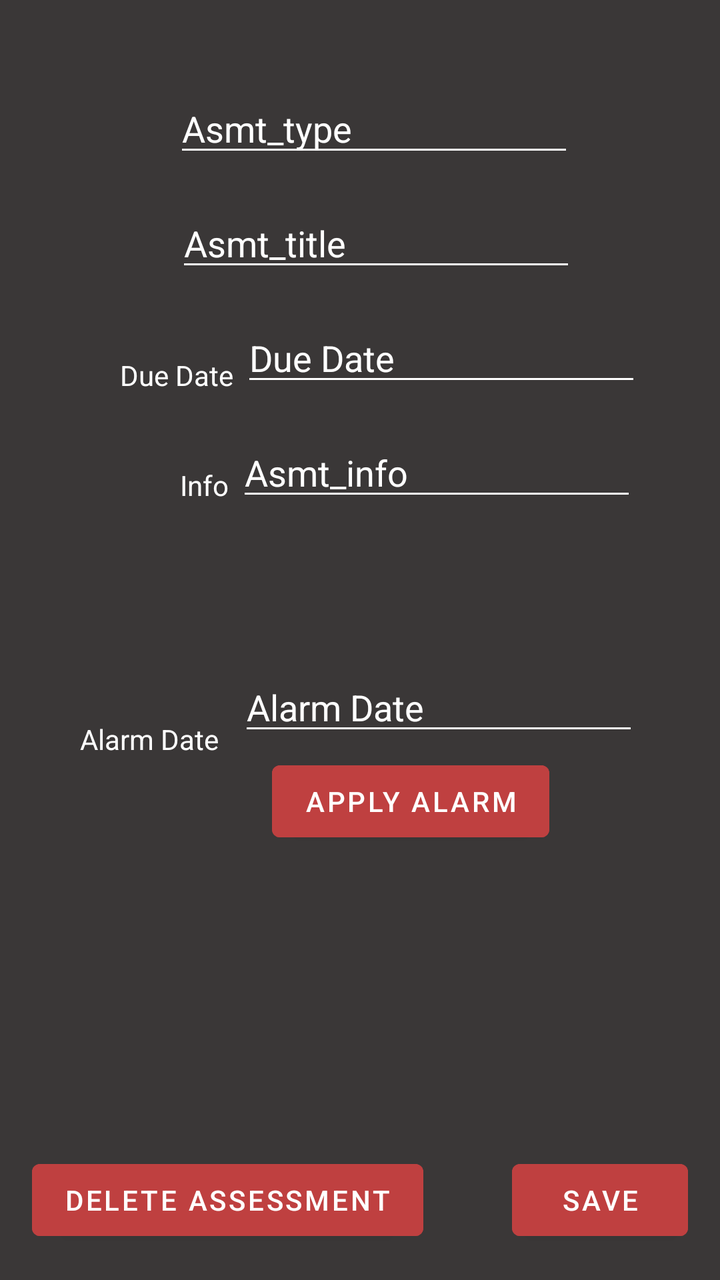
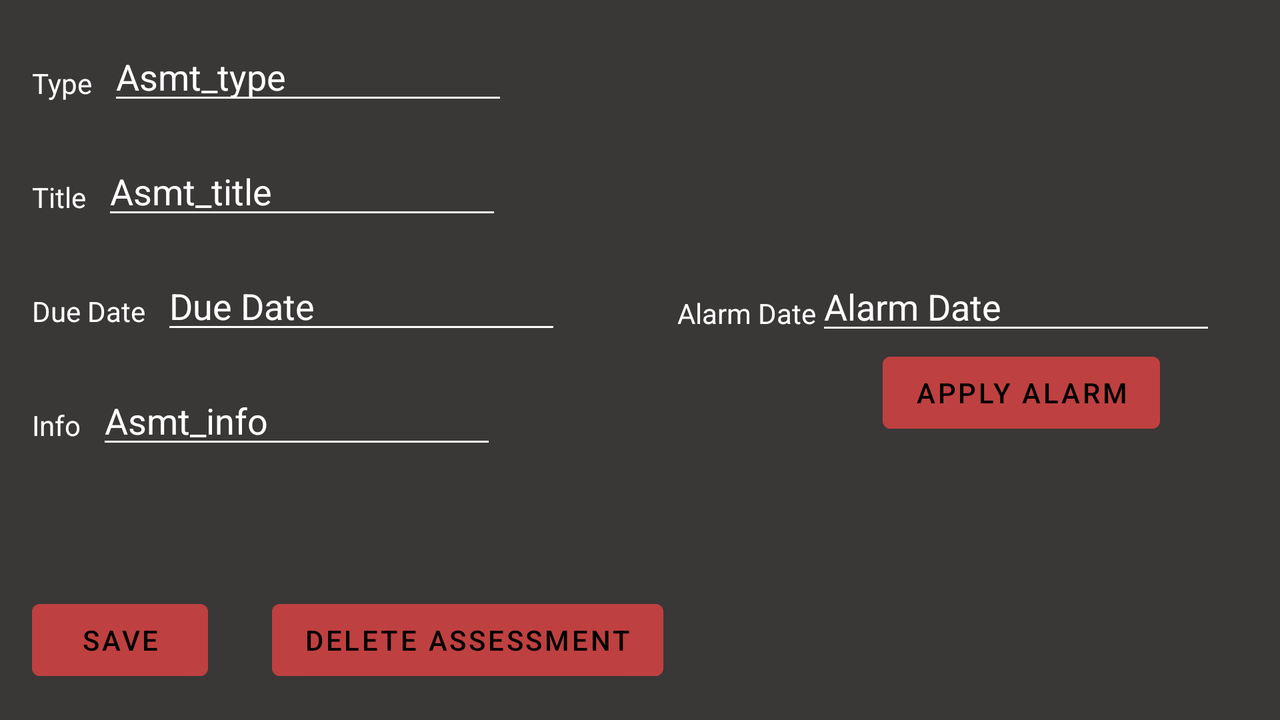

One screen, two layout resources from the same app: the default and the repository's alternative for another configuration. Each is rendered where Android would select it; the XML of both is given below.
<!-- AndroidManifest.xml: application theme Theme.BE_School_App -->
<!-- res/layout/activity_edit_assessment.xml -->
<?xml version="1.0" encoding="utf-8"?>
<androidx.constraintlayout.widget.ConstraintLayout xmlns:android="http://schemas.android.com/apk/res/android"
    xmlns:app="http://schemas.android.com/apk/res-auto"
    xmlns:tools="http://schemas.android.com/tools"
    android:id="@+id/editAsmtInsetLayout"
    android:layout_width="match_parent"
    android:layout_height="match_parent"
    android:background="#E6252222"
    android:padding="@dimen/box_inset_layout_padding"
    tools:context=".EditAssessmentActivity"
    tools:deviceIds="wear">

    <TextView
        android:id="@+id/textView5"
        android:layout_width="wrap_content"
        android:layout_height="wrap_content"
        android:layout_marginStart="88dp"
        android:layout_marginTop="60dp"
        android:layout_marginEnd="16dp"
        android:text="@string/type"
        android:textColor="#FFFFFF"
        app:layout_constraintEnd_toStartOf="@+id/txtAsmtTitle"
        app:layout_constraintStart_toStartOf="parent"
        app:layout_constraintTop_toTopOf="parent" />

    <EditText
        android:id="@+id/txtAsmtType"
        android:layout_width="200dp"
        android:layout_height="wrap_content"
        android:layout_marginTop="42dp"
        android:layout_marginEnd="73dp"
        android:autofillHints=""
        android:backgroundTint="#FFFFFF"
        android:ems="10"
        android:hint="@string/assessment_type"
        android:inputType="textPersonName"
        android:text="@string/asmt_type"
        android:textColor="#FFFFFF"
        android:textColorHint="#FFFFFF"
        app:layout_constraintEnd_toEndOf="parent"
        app:layout_constraintTop_toTopOf="parent" />

    <TextView
        android:id="@+id/textView3"
        android:layout_width="wrap_content"
        android:layout_height="wrap_content"
        android:layout_marginStart="88dp"
        android:layout_marginTop="44dp"
        android:layout_marginEnd="16dp"
        android:text="@string/title"
        android:textColor="#FFFFFF"
        app:layout_constraintEnd_toStartOf="@+id/txtAsmtTitle"
        app:layout_constraintHorizontal_bias="0.6"
        app:layout_constraintStart_toStartOf="parent"
        app:layout_constraintTop_toBottomOf="@+id/textView5" />

    <EditText
        android:id="@+id/txtAsmtTitle"
        android:layout_width="200dp"
        android:layout_height="wrap_content"
        android:layout_marginTop="16dp"
        android:layout_marginEnd="72dp"
        android:autofillHints=""
        android:backgroundTint="#FFFFFF"
        android:ems="10"
        android:hint="@string/assessment_title"
        android:inputType="textPersonName"
        android:text="@string/asmt_title"
        android:textColor="#FFFFFF"
        android:textColorHint="#FFFFFF"
        app:layout_constraintEnd_toEndOf="parent"
        app:layout_constraintTop_toBottomOf="@+id/txtAsmtType" />

    <TextView
        android:id="@+id/textView7"
        android:layout_width="wrap_content"
        android:layout_height="wrap_content"
        android:layout_marginStart="60dp"
        android:layout_marginTop="36dp"
        android:layout_marginEnd="16dp"
        android:text="@string/due_date"
        android:textColor="#FFFFFF"
        app:layout_constraintEnd_toStartOf="@+id/txtAsmtDueDate"
        app:layout_constraintStart_toStartOf="parent"
        app:layout_constraintTop_toBottomOf="@+id/textView3" />

    <EditText
        android:id="@+id/txtAsmtDueDate"
        android:layout_width="200dp"
        android:layout_height="wrap_content"
        android:layout_marginStart="4dp"
        android:layout_marginTop="16dp"
        android:backgroundTint="#FFFFFF"
        android:ems="10"
        android:hint="@string/due_date"
        android:importantForAutofill="no"
        android:inputType="date"
        android:textColor="#FFFFFF"
        android:textColorHint="#FFFFFF"
        app:layout_constraintStart_toEndOf="@+id/textView7"
        app:layout_constraintTop_toBottomOf="@+id/txtAsmtTitle" />

    <TextView
        android:id="@+id/textView13"
        android:layout_width="wrap_content"
        android:layout_height="wrap_content"
        android:layout_marginStart="90dp"
        android:layout_marginTop="36dp"
        android:layout_marginEnd="16dp"
        android:text="@string/info"
        android:textColor="#FFFFFF"
        app:layout_constraintEnd_toStartOf="@+id/txtAsmtInfo"
        app:layout_constraintHorizontal_bias="0.375"
        app:layout_constraintStart_toStartOf="parent"
        app:layout_constraintTop_toBottomOf="@+id/textView7" />

    <EditText
        android:id="@+id/txtAsmtInfo"
        android:layout_width="200dp"
        android:layout_height="wrap_content"
        android:layout_marginStart="4dp"
        android:layout_marginTop="16dp"
        android:autofillHints=""
        android:backgroundTint="#FFFFFF"
        android:ems="10"
        android:hint="@string/assessment_info"
        android:inputType="textPersonName"
        android:text="@string/asmt_info"
        android:textColor="#FFFFFF"
        android:textColorHint="#FFFFFF"
        app:layout_constraintStart_toEndOf="@+id/textView13"
        app:layout_constraintTop_toBottomOf="@+id/txtAsmtDueDate" />

    <TextView
        android:id="@+id/textView16"
        android:layout_width="wrap_content"
        android:layout_height="wrap_content"
        android:layout_marginStart="40dp"
        android:layout_marginTop="108dp"
        android:layout_marginEnd="16dp"
        android:text="@string/alarm_date"
        android:textColor="#FFFFFF"
        app:layout_constraintEnd_toStartOf="@+id/txtAlarmDate"
        app:layout_constraintStart_toStartOf="parent"
        app:layout_constraintTop_toBottomOf="@+id/textView13" />

    <EditText
        android:id="@+id/txtAlarmDate"
        android:layout_width="200dp"
        android:layout_height="wrap_content"
        android:layout_marginStart="10dp"
        android:layout_marginTop="76dp"
        android:backgroundTint="#FFFFFF"
        android:ems="10"
        android:hint="@string/alarm_date"
        android:importantForAutofill="no"
        android:inputType="date"
        android:textColor="#FFFFFF"
        android:textColorHint="#FFFFFF"
        app:layout_constraintStart_toEndOf="@+id/textView16"
        app:layout_constraintTop_toBottomOf="@+id/txtAsmtInfo" />

    <Button
        android:id="@+id/btnSaveAsmt"
        android:layout_width="wrap_content"
        android:layout_height="wrap_content"
        android:layout_marginEnd="16dp"
        android:layout_marginBottom="16dp"
        android:backgroundTint="#BF4040"
        android:text="@string/save"
        app:layout_constraintBottom_toBottomOf="parent"
        app:layout_constraintEnd_toEndOf="parent" />

    <Button
        android:id="@+id/btnDelAsmt"
        android:layout_width="wrap_content"
        android:layout_height="wrap_content"
        android:layout_marginStart="16dp"
        android:layout_marginBottom="16dp"
        android:backgroundTint="#BF4040"
        android:text="@string/delete_assessment"
        app:layout_constraintBottom_toBottomOf="parent"
        app:layout_constraintStart_toStartOf="parent" />

    <Button
        android:id="@+id/btnApplyAlarm"
        android:layout_width="wrap_content"
        android:layout_height="wrap_content"
        android:layout_marginStart="136dp"
        android:layout_marginTop="4dp"
        android:backgroundTint="#BF4040"
        android:text="@string/apply_alarm"
        app:layout_constraintStart_toStartOf="parent"
        app:layout_constraintTop_toBottomOf="@+id/txtAlarmDate" />

</androidx.constraintlayout.widget.ConstraintLayout>
<!-- resources referenced by this layout -->
<resources>
  <string name="alarm_date">Alarm Date</string>
  <string name="apply_alarm">Apply Alarm</string>
  <string name="asmt_info">Asmt_info</string>
  <string name="asmt_title">Asmt_title</string>
  <string name="asmt_type">Asmt_type</string>
  <string name="assessment_info">Assessment Info</string>
  <string name="assessment_title">Assessment Title</string>
  <string name="assessment_type">Assessment Type</string>
  <string name="delete_assessment">Delete Assessment</string>
  <string name="due_date">Due Date</string>
  <string name="info">Info</string>
  <string name="save">Save</string>
  <string name="title">Title</string>
  <string name="type">Type</string>
  <style name="Theme.BE_School_App" parent="Theme.MaterialComponents.DayNight.DarkActionBar">
          
          <item name="colorPrimary">@color/purple_500</item>
          <item name="colorPrimaryVariant">@color/purple_700</item>
          <item name="colorOnPrimary">@color/white</item>
          
          <item name="colorSecondary">@color/teal_200</item>
          <item name="colorSecondaryVariant">@color/teal_700</item>
          <item name="colorOnSecondary">@color/black</item>
          
          <item name="android:statusBarColor" tools:targetApi="l">?attr/colorPrimaryVariant</item>
          
      </style>
</resources>
<!-- res/layout-land/activity_edit_assessment.xml (the repository's variant of the layout above) -->
<!-- drawn on the phone turned sideways -->
<?xml version="1.0" encoding="utf-8"?>
<androidx.constraintlayout.widget.ConstraintLayout xmlns:android="http://schemas.android.com/apk/res/android"
    xmlns:app="http://schemas.android.com/apk/res-auto"
    xmlns:tools="http://schemas.android.com/tools"
    android:id="@+id/editAsmtInsetLayout"
    android:layout_width="match_parent"
    android:layout_height="match_parent"
    android:background="#E6252222"
    android:padding="@dimen/box_inset_layout_padding"
    tools:context=".EditAssessmentActivity"
    tools:deviceIds="wear">

    <TextView
        android:id="@+id/textView5"
        android:layout_width="wrap_content"
        android:layout_height="wrap_content"
        android:layout_marginStart="16dp"
        android:layout_marginTop="32dp"
        android:text="@string/type"
        android:textColor="#FFFFFF"
        app:layout_constraintStart_toStartOf="parent"
        app:layout_constraintTop_toTopOf="parent" />

    <EditText
        android:id="@+id/txtAsmtType"
        android:layout_width="200dp"
        android:layout_height="wrap_content"
        android:layout_marginStart="8dp"
        android:layout_marginTop="16dp"
        android:autofillHints=""
        android:backgroundTint="#FFFFFF"
        android:ems="10"
        android:hint="@string/assessment_type"
        android:inputType="textPersonName"
        android:text="@string/asmt_type"
        android:textColor="#FFFFFF"
        android:textColorHint="#FFFFFF"
        app:layout_constraintStart_toEndOf="@+id/textView5"
        app:layout_constraintTop_toTopOf="parent" />

    <TextView
        android:id="@+id/textView3"
        android:layout_width="wrap_content"
        android:layout_height="wrap_content"
        android:layout_marginStart="16dp"
        android:layout_marginTop="38dp"
        android:text="@string/title"
        android:textColor="#FFFFFF"
        app:layout_constraintStart_toStartOf="parent"
        app:layout_constraintTop_toBottomOf="@+id/textView5" />

    <EditText
        android:id="@+id/txtAsmtTitle"
        android:layout_width="200dp"
        android:layout_height="wrap_content"
        android:layout_marginStart="8dp"
        android:layout_marginTop="16dp"
        android:autofillHints=""
        android:backgroundTint="#FFFFFF"
        android:ems="10"
        android:hint="@string/assessment_title"
        android:inputType="textPersonName"
        android:text="@string/asmt_title"
        android:textColor="#FFFFFF"
        android:textColorHint="#FFFFFF"
        app:layout_constraintStart_toEndOf="@+id/textView3"
        app:layout_constraintTop_toBottomOf="@+id/txtAsmtType" />

    <TextView
        android:id="@+id/textView7"
        android:layout_width="wrap_content"
        android:layout_height="wrap_content"
        android:layout_marginStart="16dp"
        android:layout_marginTop="38dp"
        android:text="@string/due_date"
        android:textColor="#FFFFFF"
        app:layout_constraintStart_toStartOf="parent"
        app:layout_constraintTop_toBottomOf="@+id/textView3" />

    <EditText
        android:id="@+id/txtAsmtDueDate"
        android:layout_width="200dp"
        android:layout_height="wrap_content"
        android:layout_marginStart="8dp"
        android:layout_marginTop="16dp"
        android:backgroundTint="#FFFFFF"
        android:ems="10"
        android:hint="@string/due_date"
        android:importantForAutofill="no"
        android:inputType="date"
        android:textColor="#FFFFFF"
        android:textColorHint="#FFFFFF"
        app:layout_constraintStart_toEndOf="@+id/textView7"
        app:layout_constraintTop_toBottomOf="@+id/txtAsmtTitle" />

    <TextView
        android:id="@+id/textView13"
        android:layout_width="wrap_content"
        android:layout_height="wrap_content"
        android:layout_marginStart="16dp"
        android:layout_marginTop="38dp"
        android:text="@string/info"
        android:textColor="#FFFFFF"
        app:layout_constraintStart_toStartOf="parent"
        app:layout_constraintTop_toBottomOf="@+id/textView7" />

    <EditText
        android:id="@+id/txtAsmtInfo"
        android:layout_width="200dp"
        android:layout_height="wrap_content"
        android:layout_marginStart="8dp"
        android:layout_marginTop="16dp"
        android:autofillHints=""
        android:backgroundTint="#FFFFFF"
        android:ems="10"
        android:hint="@string/assessment_info"
        android:inputType="textPersonName"
        android:text="@string/asmt_info"
        android:textColor="#FFFFFF"
        android:textColorHint="#FFFFFF"
        app:layout_constraintStart_toEndOf="@+id/textView13"
        app:layout_constraintTop_toBottomOf="@+id/txtAsmtDueDate" />

    <TextView
        android:id="@+id/textView16"
        android:layout_width="wrap_content"
        android:layout_height="wrap_content"
        android:layout_marginTop="147dp"
        android:text="@string/alarm_date"
        android:textColor="#FFFFFF"
        app:layout_constraintEnd_toStartOf="@+id/txtAlarmDate"
        app:layout_constraintTop_toTopOf="parent" />

    <EditText
        android:id="@+id/txtAlarmDate"
        android:layout_width="200dp"
        android:layout_height="wrap_content"
        android:layout_marginTop="131dp"
        android:layout_marginEnd="32dp"
        android:backgroundTint="#FFFFFF"
        android:ems="10"
        android:hint="@string/alarm_date"
        android:importantForAutofill="no"
        android:inputType="date"
        android:textColor="#FFFFFF"
        android:textColorHint="#FFFFFF"
        app:layout_constraintEnd_toEndOf="parent"
        app:layout_constraintTop_toTopOf="parent" />

    <Button
        android:id="@+id/btnSaveAsmt"
        android:layout_width="wrap_content"
        android:layout_height="wrap_content"
        android:layout_marginStart="16dp"
        android:layout_marginBottom="16dp"
        android:backgroundTint="#BF4040"
        android:text="@string/save"
        android:textColor="#000000"
        app:layout_constraintBottom_toBottomOf="parent"
        app:layout_constraintStart_toStartOf="parent" />

    <Button
        android:id="@+id/btnDelAsmt"
        android:layout_width="wrap_content"
        android:layout_height="wrap_content"
        android:layout_marginStart="32dp"
        android:layout_marginBottom="16dp"
        android:backgroundTint="#BF4040"
        android:text="@string/delete_assessment"
        android:textColor="#000000"
        app:layout_constraintBottom_toBottomOf="parent"
        app:layout_constraintStart_toEndOf="@+id/btnSaveAsmt" />

    <Button
        android:id="@+id/btnApplyAlarm"
        android:layout_width="wrap_content"
        android:layout_height="wrap_content"
        android:layout_marginEnd="60dp"
        android:backgroundTint="#BF4040"
        android:text="@string/apply_alarm"
        android:textColor="#000000"
        app:layout_constraintEnd_toEndOf="parent"
        app:layout_constraintTop_toBottomOf="@+id/txtAlarmDate" />

</androidx.constraintlayout.widget.ConstraintLayout>
